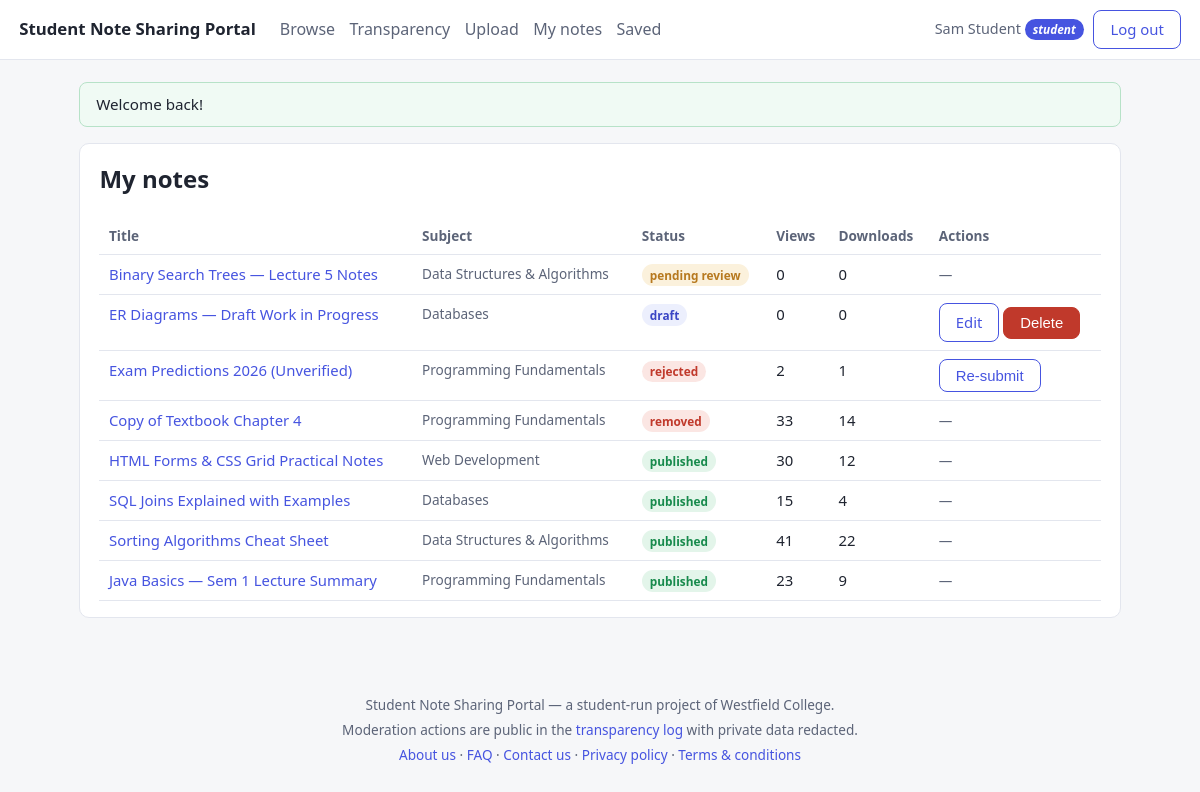
The page /my_notes.php (signed in) on the database its author committed.
### tables this page shows
CREATE TABLE users (
  id              INT UNSIGNED AUTO_INCREMENT PRIMARY KEY,
  institution_id  INT UNSIGNED NOT NULL,
  email           VARCHAR(150) NOT NULL UNIQUE,
  password_hash   VARCHAR(255) NOT NULL,
  display_name    VARCHAR(100) NOT NULL,
  role            ENUM('student','moderator','admin') NOT NULL DEFAULT 'student',
  created_at      TIMESTAMP NOT NULL DEFAULT CURRENT_TIMESTAMP,
  FOREIGN KEY (institution_id) REFERENCES institutions(id)
);

CREATE TABLE notes (
  id                 INT UNSIGNED AUTO_INCREMENT PRIMARY KEY,
  uploader_id        INT UNSIGNED NOT NULL,
  subject_id         INT UNSIGNED NOT NULL,
  title              VARCHAR(200) NOT NULL,
  description        TEXT,
  status             ENUM('draft','pending','published','rejected','removed')
                       NOT NULL DEFAULT 'pending',
  file_ref           VARCHAR(64) NOT NULL,
  original_name      VARCHAR(255) NOT NULL,
  mime               VARCHAR(100) NOT NULL,
  size_bytes         INT UNSIGNED NOT NULL,
  ownership_attested TINYINT(1) NOT NULL,
  view_count         INT UNSIGNED NOT NULL DEFAULT 0,
  download_count     INT UNSIGNED NOT NULL DEFAULT 0,
  created_at         TIMESTAMP NOT NULL DEFAULT CURRENT_TIMESTAMP,
  published_at       TIMESTAMP NULL,
  FOREIGN KEY (uploader_id) REFERENCES users(id),
  FOREIGN KEY (subject_id) REFERENCES subjects(id),
  INDEX notes_status_created_idx (status, created_at),
  INDEX notes_subject_idx (subject_id),
  FULLTEXT KEY notes_search_idx (title, description),
  CONSTRAINT notes_title_len CHECK (CHAR_LENGTH(title) BETWEEN 3 AND 200),
  CONSTRAINT notes_attested CHECK (ownership_attested = 1)
);

CREATE TABLE subjects (
  id        INT UNSIGNED AUTO_INCREMENT PRIMARY KEY,
  course_id INT UNSIGNED NOT NULL,
  name      VARCHAR(150) NOT NULL,
  UNIQUE KEY subjects_course_name_uq (course_id, name),
  FOREIGN KEY (course_id) REFERENCES courses(id) ON DELETE CASCADE
);

### includes/auth.php (called while the page is built, shortened)
<?php
require_once __DIR__ . '/db.php';
require_once __DIR__ . '/functions.php';
function current_user(): ?array
{
    if (array_key_exists('op_user', $GLOBALS)) {
        return $GLOBALS['op_user'] ?: null;
    }
    $id = filter_var($_SESSION['user_id'] ?? null, FILTER_VALIDATE_INT);
    $row = query('SELECT id, email, display_name, role, institution_id FROM users WHERE id = ?', [$id])->fetch();
    return $GLOBALS['op_user'] = $row ?: null;
}
function require_login(): void
{
    if (current_user() === null) {
        flash('Please log in first.', 'warn');
        redirect('login.php');
    }
}

### includes/db.php (called while the page is built, shortened)
<?php
function db(): PDO
{
    static $pdo = null;
    if ($pdo instanceof PDO) {
        return $pdo;
    }
    $dsn = 'mysql:host=' . DB_HOST . ';dbname=' . DB_NAME . ';charset=utf8mb4';
    try {
        $pdo = new PDO($dsn, DB_USER, DB_PASS, [
            PDO::ATTR_ERRMODE            => PDO::ERRMODE_EXCEPTION,
            PDO::ATTR_DEFAULT_FETCH_MODE => PDO::FETCH_ASSOC,
            PDO::ATTR_EMULATE_PREPARES   => false,
        ]);
    } catch (PDOException $e) {
        http_response_code(503);
        die('Database unavailable — is MySQL running and the note_portal schema imported? (Server said: ' . htmlspecialchars($e->getMessage()) . ')');
    }
    return $pdo;
}
function query(string $sql, array $params = []): PDOStatement
{
    $stmt = db()->prepare($sql);
    $stmt->execute($params);
    return $stmt;
}

### my_notes.php (the view, shortened to what this page needs)
<?php
require_once __DIR__ . '/includes/auth.php';
require_login();
$me = current_user();
$rows = query(
    'SELECT n.id, n.title, n.status, n.created_at, n.view_count, n.download_count,
            s.name AS subject, c.name AS course, n.file_ref
     FROM notes n
     JOIN subjects s ON s.id = n.subject_id
     JOIN courses c ON c.id = s.course_id
     WHERE n.uploader_id = ?
     ORDER BY n.created_at DESC',
    [$me['id']]
)->fetchAll();
require __DIR__ . '/includes/header.php';
?>
<article class="card">
  <h1 style="margin-top:0">My notes</h1>
  <?php if (! $rows): ?>
    <p class="muted">Nothing uploaded yet.</p>
    <p><a class="btn" href="upload.php">Upload your first note</a></p>
  <?php else: ?>
    <table class="table">
      <thead>
        <tr><th>Title</th><th>Subject</th><th>Status</th><th>Views</th><th>Downloads</th><th>Actions</th></tr>
      </thead>
      <tbody>
      <?php foreach ($rows as $r): ?>
        <tr>
          <td><a href="note.php?id=<?= (int) $r['id'] ?>"><?= e($r['title']) ?></a></td>
          <td class="meta"><?= e($r['subject']) ?></td>
          <td><?= status_badge($r['status']) ?></td>
          <td><?= (int) $r['view_count'] ?></td>
          <td><?= (int) $r['download_count'] ?></td>
          <td>
            <?php if ($r['status'] === 'draft'): ?>
              <a class="btn btn-sec" href="upload.php?draft=<?= (int) $r['id'] ?>">Edit</a>
              <form class="inline" method="post" onsubmit="return confirm('Delete this draft?')">
                <button class="btn btn-danger">Delete</button>
              </form>
            <?php elseif ($r['status'] === 'rejected'): ?>
              <form class="inline" method="post">
                <button class="btn btn-sec" title="Send back to the moderator queue">Re-submit</button>
              </form>
            <?php else: ?>
              <span class="meta">—</span>
            <?php endif; ?>
          </td>
        </tr>
      <?php endforeach; ?>
      </tbody>
    </table>
  <?php endif; ?>
</article>
<?php require __DIR__ . '/includes/footer.php'; ?>

### includes/header.php (shortened to what this page needs)
<?php
require_once __DIR__ . '/auth.php';
$user    = current_user();
$flashes = take_flashes();
?>
<!DOCTYPE html>
<html lang="en">
<head>
<link rel="stylesheet" href="assets/style.css">
</head>
<body>
<header class="topbar">
  <a class="brand" href="index.php"><?= e(APP_NAME) ?></a>
  <nav>
    <a href="index.php" class="<?= basename($_SERVER['PHP_SELF']) === 'index.php' ? 'active' : '' ?>">Browse</a>
    <a href="transparency.php" class="<?= basename($_SERVER['PHP_SELF']) === 'transparency.php' ? 'active' : '' ?>">Transparency</a>
    <?php if ($user): ?>
      <a href="upload.php">Upload</a>
      <a href="my_notes.php">My notes</a>
      <a href="bookmarks.php">Saved</a>
    <?php endif; ?>
  </nav>
  <div class="account">
    <?php if ($user): ?>
      <span class="who"><?= e($user['display_name']) ?> <em class="badge badge-role"><?= e($user['role']) ?></em></span>
      <a class="btn btn-sec" href="logout.php">Log out</a>
    <?php else: ?>
      <a class="btn btn-sec" href="login.php">Log in</a>
      <a class="btn" href="register.php">Register</a>
    <?php endif; ?>
  </div>
</header>
<main class="wrap">
<?php foreach ($flashes as $f): ?>
  <div class="flash flash-<?= e($f['t']) ?>"><?= e($f['m']) ?></div>
<?php endforeach; ?>

### includes/functions.php (shortened to what this page needs)
<?php
function e(mixed $value): string
{
    return htmlspecialchars((string) $value, ENT_QUOTES, 'UTF-8');
}
function take_flashes(): array
{
    $list = $_SESSION['flash'] ?? [];
    return $list;
}
function status_badge(string $status): string
{
    $map = [
        'draft'     => ['draft', 'badge-draft'],
        'pending'   => ['pending review', 'badge-pending'],
        'published' => ['published', 'badge-ok'],
        'rejected'  => ['rejected', 'badge-bad'],
        'removed'   => ['removed', 'badge-bad'],
    ];
    [$label, $class] = $map[$status] ?? [$status, ''];
    return '<span class="badge ' . $class . '">' . e($label) . '</span>';
}

### assets/style.css (style rules this page uses)
:root { --bg: #f6f7f9; --card: #ffffff; --ink: #1f2430; --muted: #68708a26; --muted-text: #5c6478; --brand: #4654e0; --brand-dark: #3a45c4; --ok: #178a4c; --bad: #c0392b; --warn: #b7791f; --line: #e3e6ee; }
* { box-sizing: border-box; }
body { margin: 0; font: 16px/1.55 "Segoe UI", system-ui, -apple-system, sans-serif; color: var(--ink); background: var(--bg); }
a { color: var(--brand); text-decoration: none; }
.topbar { display: flex; align-items: center; gap: 1.5rem; padding: .6rem 1.2rem; background: var(--card); border-bottom: 1px solid var(--line); position: sticky; top: 0; z-index: 5; }
.brand { font-weight: 700; font-size: 1.05rem; color: var(--ink); }
.topbar nav { display: flex; gap: .9rem; flex: 1; flex-wrap: wrap; }
.topbar nav a { color: var(--muted-text); padding: .25rem 0; }
.account { display: flex; gap: .6rem; align-items: center; }
.who { color: var(--muted-text); font-size: .9rem; }
.wrap { max-width: 1080px; margin: 1.4rem auto 3rem; padding: 0 1.2rem; }
.flash { padding: .6rem 1rem; margin-bottom: 1rem; border-radius: 8px; border: 1px solid var(--line); background: var(--card); font-size: .95rem; }
.flash-ok { border-color: #b7e2c8; background: #f0faf4; }
.card { background: var(--card); border: 1px solid var(--line); border-radius: 10px; padding: 1rem 1.2rem; }
.meta { color: var(--muted-text); font-size: .85rem; }
.badge { display: inline-block; padding: .1rem .5rem; border-radius: 999px; font-size: .74rem; font-weight: 600; background: #eef0f5; color: var(--muted-text); }
.badge-ok { background: #e3f5ea; color: var(--ok); }
.badge-pending { background: #fbf1dc; color: var(--warn); }
.badge-bad { background: #fbe6e3; color: var(--bad); }
.badge-draft { background: #eceffd; color: var(--brand-dark); }
.badge-role { background: var(--brand); color: #fff; }
.btn { display: inline-block; padding: .45rem 1rem; border-radius: 8px; background: var(--brand); color: #fff; border: 1px solid var(--brand); font-size: .93rem; cursor: pointer; text-decoration: none; }
.btn-sec { background: transparent; color: var(--brand); }
.btn-danger { background: var(--bad); border-color: var(--bad); }
form.inline { display: inline-block; }
.table { width: 100%; border-collapse: collapse; font-size: .93rem; }
.table th, .table td { text-align: left; padding: .5rem .6rem; border-bottom: 1px solid var(--line); vertical-align: top; }
.table th { color: var(--muted-text); font-weight: 600; font-size: .85rem; }

### rows shown on the page
users: display_name "Sam Student", role "student"
notes: title "Binary Search Trees — Lecture 5 Notes", subject.name "Data Structures & Algorithms", view_count "0", download_count "0"
notes: title "ER Diagrams — Draft Work in Progress", subject.name "Databases", status "draft", view_count "0", download_count "0"
notes: title "Exam Predictions 2026 (Unverified)", subject.name "Programming Fundamentals", status "rejected", view_count "2", download_count "1"
notes: title "Copy of Textbook Chapter 4", subject.name "Programming Fundamentals", status "removed", view_count "33", download_count "14"
notes: title "HTML Forms & CSS Grid Practical Notes", subject.name "Web Development", status "published", view_count "30", download_count "12"
notes: title "SQL Joins Explained with Examples", subject.name "Databases", status "published", view_count "15", download_count "4"
notes: title "Sorting Algorithms Cheat Sheet", subject.name "Data Structures & Algorithms", status "published", view_count "41", download_count "22"
notes: title "Java Basics — Sem 1 Lecture Summary", subject.name "Programming Fundamentals", status "published", view_count "23", download_count "9"

### other values the page prints
APP_NAME "Student Note Sharing Portal"
$f['m'] "Welcome back!"
